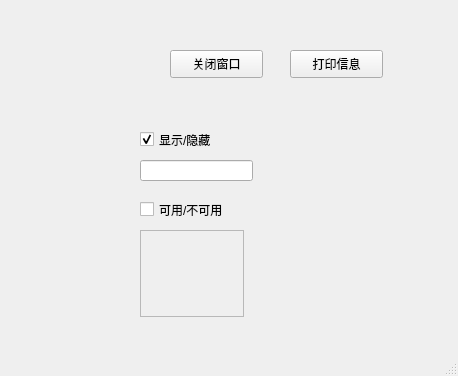
<?xml version="1.0" encoding="UTF-8"?>
<ui version="4.0">
 <class>MainWindow</class>
 <widget class="QMainWindow" name="MainWindow">
  <property name="enabled">
   <bool>true</bool>
  </property>
  <property name="geometry">
   <rect>
    <x>0</x>
    <y>0</y>
    <width>458</width>
    <height>376</height>
   </rect>
  </property>
  <property name="windowTitle">
   <string>MainWindow</string>
  </property>
  <widget class="QWidget" name="centralwidget">
   <widget class="QPushButton" name="pushButton">
    <property name="geometry">
     <rect>
      <x>170</x>
      <y>50</y>
      <width>93</width>
      <height>28</height>
     </rect>
    </property>
    <property name="text">
     <string>关闭窗口</string>
    </property>
   </widget>
   <widget class="QCheckBox" name="checkBox">
    <property name="geometry">
     <rect>
      <x>140</x>
      <y>130</y>
      <width>91</width>
      <height>19</height>
     </rect>
    </property>
    <property name="text">
     <string>显示/隐藏</string>
    </property>
    <property name="checked">
     <bool>true</bool>
    </property>
    <property name="tristate">
     <bool>false</bool>
    </property>
   </widget>
   <widget class="QCheckBox" name="checkBox_2">
    <property name="geometry">
     <rect>
      <x>140</x>
      <y>200</y>
      <width>111</width>
      <height>19</height>
     </rect>
    </property>
    <property name="text">
     <string>可用/不可用</string>
    </property>
   </widget>
   <widget class="QLineEdit" name="lineEdit">
    <property name="geometry">
     <rect>
      <x>140</x>
      <y>160</y>
      <width>113</width>
      <height>21</height>
     </rect>
    </property>
   </widget>
   <widget class="QTextEdit" name="textEdit">
    <property name="enabled">
     <bool>false</bool>
    </property>
    <property name="geometry">
     <rect>
      <x>140</x>
      <y>230</y>
      <width>104</width>
      <height>87</height>
     </rect>
    </property>
    <property name="readOnly">
     <bool>false</bool>
    </property>
    <property name="acceptRichText">
     <bool>true</bool>
    </property>
   </widget>
   <widget class="QPushButton" name="pushButton_2">
    <property name="geometry">
     <rect>
      <x>290</x>
      <y>50</y>
      <width>93</width>
      <height>28</height>
     </rect>
    </property>
    <property name="text">
     <string>打印信息</string>
    </property>
   </widget>
  </widget>
  <widget class="QMenuBar" name="menubar">
   <property name="geometry">
    <rect>
     <x>0</x>
     <y>0</y>
     <width>458</width>
     <height>26</height>
    </rect>
   </property>
  </widget>
  <widget class="QStatusBar" name="statusbar"/>
 </widget>
 <resources/>
 <connections>
  <connection>
   <sender>pushButton</sender>
   <signal>clicked()</signal>
   <receiver>MainWindow</receiver>
   <slot>close()</slot>
   <hints>
    <hint type="sourcelabel">
     <x>233</x>
     <y>85</y>
    </hint>
    <hint type="destinationlabel">
     <x>290</x>
     <y>88</y>
    </hint>
   </hints>
  </connection>
  <connection>
   <sender>checkBox</sender>
   <signal>toggled(bool)</signal>
   <receiver>lineEdit</receiver>
   <slot>setVisible(bool)</slot>
   <hints>
    <hint type="sourcelabel">
     <x>181</x>
     <y>158</y>
    </hint>
    <hint type="destinationlabel">
     <x>181</x>
     <y>189</y>
    </hint>
   </hints>
  </connection>
  <connection>
   <sender>checkBox_2</sender>
   <signal>toggled(bool)</signal>
   <receiver>textEdit</receiver>
   <slot>setEnabled(bool)</slot>
   <hints>
    <hint type="sourcelabel">
     <x>160</x>
     <y>234</y>
    </hint>
    <hint type="destinationlabel">
     <x>158</x>
     <y>284</y>
    </hint>
   </hints>
  </connection>
 </connections>
</ui>
